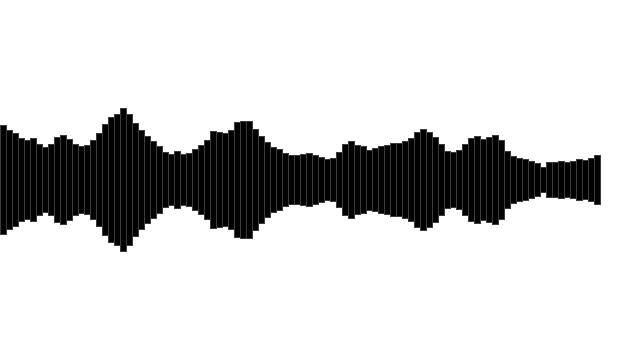
Frame 1 (no input)
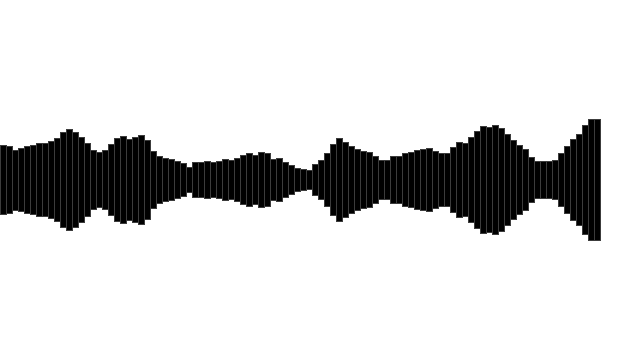
Frame 60 (the mouse pressed at the canvas centre just before this capture)
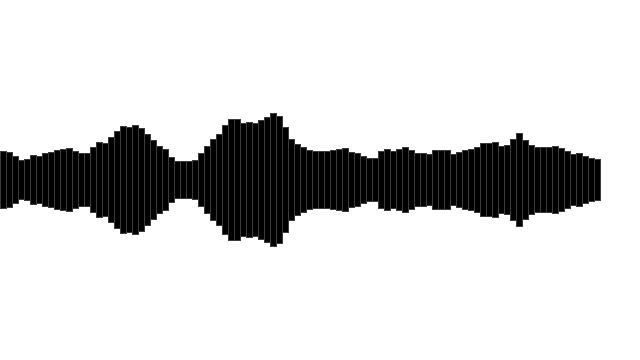
Frame 120 (the mouse held since frame 60 and released just before this capture)

The Processing sketch that drew these frames (run headless with seeded random() and noise(); from frame 60 on, the mouse is pressed at the canvas centre):

// Processing sketch: sketch_1_4_custom_destribution
// ── sketch_1_4_custom_destribution.pde
float[] heights;
int bars = 100;
float timestep = 0.1;
float offset = 0;

void setup() {
  size(640, 360);
  background(255);
  heights = new float[100];
  for (int i = 0; i < bars; i++) {
    heights[i] = noise(i*timestep)*height/2; 
  }
}

void draw() {
  background(255);
  fill(0);
  stroke(60);
  
  for (int i = 0; i < bars; i++) {
    heights[i] = noise(offset + i*timestep)*height/2; 
  }
  offset += timestep;
  
  float barWidth = width/(bars-1);
  for (int i = 0; i < bars; i++) {
    rect(i*barWidth, height/2-heights[i]/2, barWidth, heights[i]);
  }
  
}
